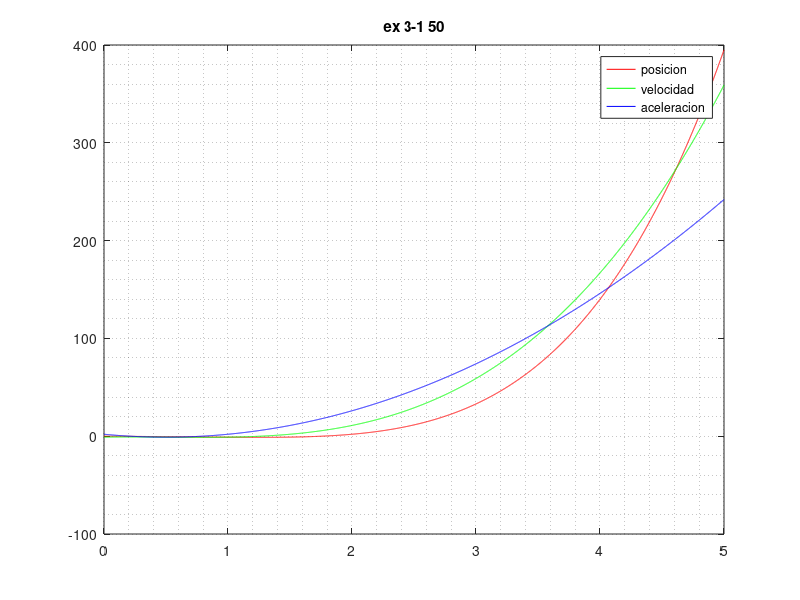

Write the MATLAB code that produced this figure.
clc
% La ecuaci�n de movimiento de una part�cula es s = t^4 - 2t^3 + t^2 - t, donde
% s est� en metros y t en segundos.
% a) encuentre la velocidad y la aceleraci�n como funciones de t.
% b) encuentre la aceleraci�n despues de 1 segundo.
% c) Grafique las funciones posici�n, velocidad y aceleraci�n en una misma pantalla.
function s = f(t)
    s = t.^4 - 2 .* t.^3 + t.^2 - t;
endfunction

% a)
function s1 = f1(t)
    s1 = 4 .* t.^3 - 6 .* t.^2 + 2 .* t - 1;
endfunction

function s2 = f2(t)
    s2 = 12 .* t.^2 - 12 .* t + 2;
endfunction

% b)
f2(1)
% c)
t = [0:.001:5];
aux = figure;
plot(t, f(t), "r", t, f1(t), "g", t, f2(t), "b"); legend("posicion", "velocidad", "aceleracion"); grid minor; title("ex 3-1 50");
saveas(aux, "figure", "pdf");
